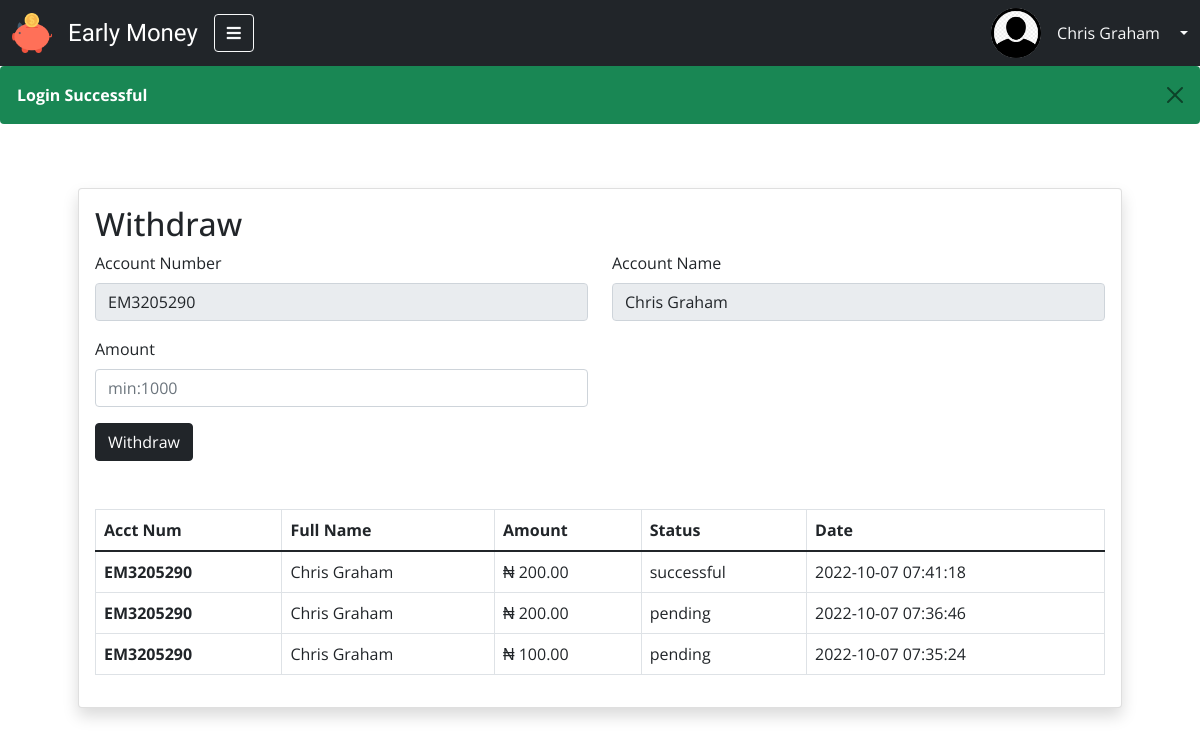
The app's page /users/withdraw.php (signed in) with its own data.
### tables this page shows
CREATE TABLE `users` (
  `id` int(11) NOT NULL,
  `account_uid` varchar(30) NOT NULL,
  `cur_balance` int(30) NOT NULL,
  `full_name` varchar(100) NOT NULL,
  `email` varchar(200) NOT NULL,
  `phone` varchar(18) NOT NULL,
  `dob` varchar(20) NOT NULL,
  `gender` varchar(10) NOT NULL,
  `passwords` varchar(300) NOT NULL,
  `val_pin` varchar(300) NOT NULL,
  `user_role` varchar(10) NOT NULL,
  `prof_pic` varchar(30) NOT NULL,
  `date_created` date NOT NULL
);

CREATE TABLE `withdraw` (
  `id` int(11) NOT NULL,
  `acct_num` varchar(30) NOT NULL,
  `fname` varchar(200) NOT NULL,
  `amount` int(100) NOT NULL,
  `d_status` varchar(5) NOT NULL,
  `date_created` timestamp NOT NULL DEFAULT current_timestamp() ON UPDATE current_timestamp()
);

### users/withdraw.php (the view, shortened to what this page needs)
<?php
require "../assets/includes/sessions.php";
require "../assets/config/dbconnect.php";
$uid = $_SESSION['user'];
$sql = "SELECT * FROM users WHERE id = '$uid'";
$query = mysqli_query($connectDB, $sql);
$userData = mysqli_fetch_assoc($query);
?>
<!DOCTYPE html>
<html lang="en">
<head>
    <link rel="stylesheet" href="../assets/css/bootstrap5.min.css">
    <link rel="stylesheet" href="../assets/css/animate.css">
    <link rel="stylesheet" href="../assets/lib/fontawsome/css/all.css">
    <link rel="stylesheet" href="../assets/css/style.css">
</head>
<body>
    <section>
        <?php include_once "../assets/includes/dash-nav.php"; ?>
        <?php echo errorMsg();
        echo successMsg(); ?>
    </section>
    <section>
        <div class="container p-2 p-md-5">
            <div class="card p-3 shadow">
                <h2>Withdraw</h2>
                <form action="../assets/config/withdraw_config.php" method="post">
                    <div class="row">
                        <div class="col-md-6 mb-3">
                            <label class="form-label">Account Number</label>
                            <input type="text" value="<?php echo $userData['account_uid']; ?>" name="acctNum" class="form-control" readonly="true" required>
                        </div>
                        <div class="col-md-6 mb-3">
                            <label class="form-label">Account Name</label>
                            <input type="text" value="<?php echo $userData['full_name']; ?> " name="fname" class="form-control" readonly="true" required>
                        </div>
                        <div class="col-md-6 mb-3">
                            <label class="form-label">Amount</label>
                            <input type="number" name="amount" placeholder="min:1000" class="form-control" min="1000" required>
                        </div>
                        <div class="col-12">
                            <input type="submit" name="withdraw" value="Withdraw" class="btn btn-dark">
                        </div>
                    </div>
                </form>
                <div class="table-responsive mt-5">
                    <table class="table table-bordered table-hover">
                        <thead>
                            <tr>
                                <th scope="col">Acct Num</th>
                                <th scope="col">Full Name</th>
                                <th scope="col">Amount</th>
                                <th scope="col">Status</th>
                                <th scope="col">Date</th>
                            </tr>
                        </thead>
                        <tbody>
                            <?php
                            $acct = $userData['account_uid'];
                            $sql = "SELECT * FROM withdraw WHERE acct_num = '$acct' ORDER BY id DESC";
                            $query = mysqli_query($connectDB, $sql);
                            while ($row = mysqli_fetch_assoc($query)) {
                            ?>
                                <tr>
                                    <th scope="row"><?php echo $row['acct_num']; ?></th>
                                    <td><?php echo $row['fname']; ?></td>
                                    <td> ₦ <?php echo number_format($row['amount'], 2, '.', ','); ?></td>
                                    <td><?php echo ($row['d_status'] == '0') ? 'pending' : 'successful'; ?></td>
                                    <td><?php echo $row['date_created']; ?></td>
                                </tr>
                            <?php } ?>
                        </tbody>
                    </table>
                </div>
            </div>
        </div>
    </section>
</body>

### assets/css/style.css (style rules this page uses)
* { font-family: 'Open Sans', sans-serif; }

### records on screen
users: acctNum "EM3205290", fname "Chris Graham"
withdraw: acct_num "EM3205290", fname "Chris Graham", amount "200.00", d_status "successful", date_created "2022-10-07 07:41:18"
withdraw: acct_num "EM3205290", fname "Chris Graham", amount "200.00", d_status "pending", date_created "2022-10-07 07:36:46"
withdraw: acct_num "EM3205290", fname "Chris Graham", amount "100.00", d_status "pending", date_created "2022-10-07 07:35:24"

### other values on screen
$_SESSION['fullName'] "Chris Graham"
successMsg() "Login Successful"
